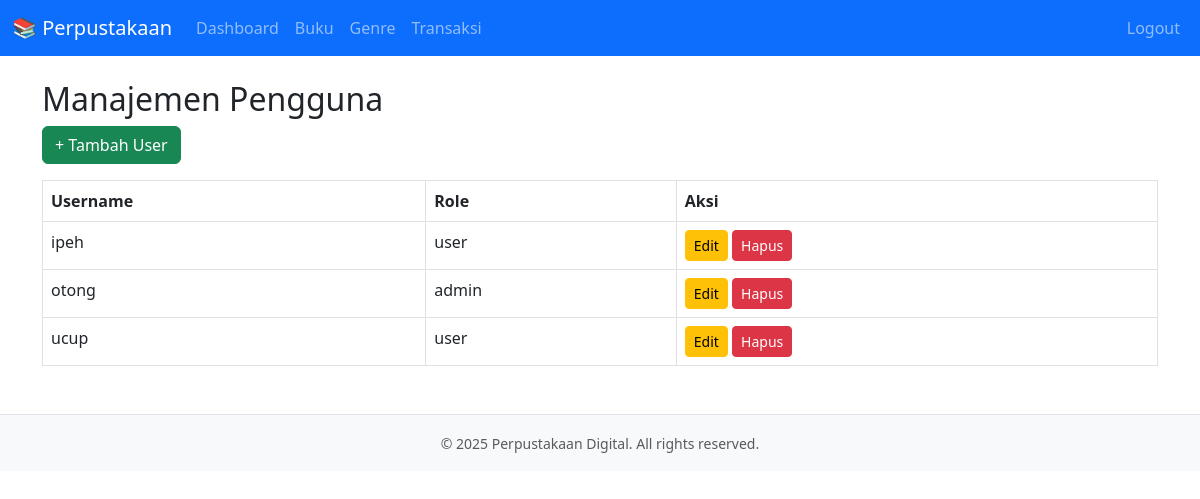
/public/admin_users.php (signed in), run on the app's committed database.
### tables this page shows
CREATE TABLE `users` (
  `id` int(11) NOT NULL,
  `username` varchar(100) DEFAULT NULL,
  `password` varchar(255) DEFAULT NULL,
  `role` enum('admin','user') NOT NULL DEFAULT 'user'
);

### public/admin_users.php (the view, shortened to what this page needs)
<?php
include '../config/db.php';
include '../views/header.php';
$users = $pdo->query("SELECT * FROM users ORDER BY id DESC")->fetchAll();
?>
<h2>Manajemen Pengguna</h2>
<a href="add_user.php" class="btn btn-success mb-3">+ Tambah User</a>
<table class="table table-bordered">
    <thead>
        <tr>
            <th>Username</th>
            <th>Role</th>
            <th>Aksi</th>
        </tr>
    </thead>
    <tbody>
        <?php foreach ($users as $user): ?>
            <tr>
                <td><?= htmlspecialchars($user['username']) ?></td>
                <td><?= htmlspecialchars($user['role']) ?></td>
                <td>
                    <a href="edit_user.php?id=<?= $user['id'] ?>" class="btn btn-warning btn-sm">Edit</a>
                    <a href="delete_user.php?id=<?= $user['id'] ?>" class="btn btn-danger btn-sm"
                        onclick="return confirm('Yakin ingin menghapus user ini?')">Hapus</a>
                </td>
            </tr>
        <?php endforeach; ?>
    </tbody>
</table>
<?php include '../views/footer.php'; ?>

### data on the page
users: username "ipeh", role "user"
users: username "otong", role "admin"
users: username "ucup", role "user"
